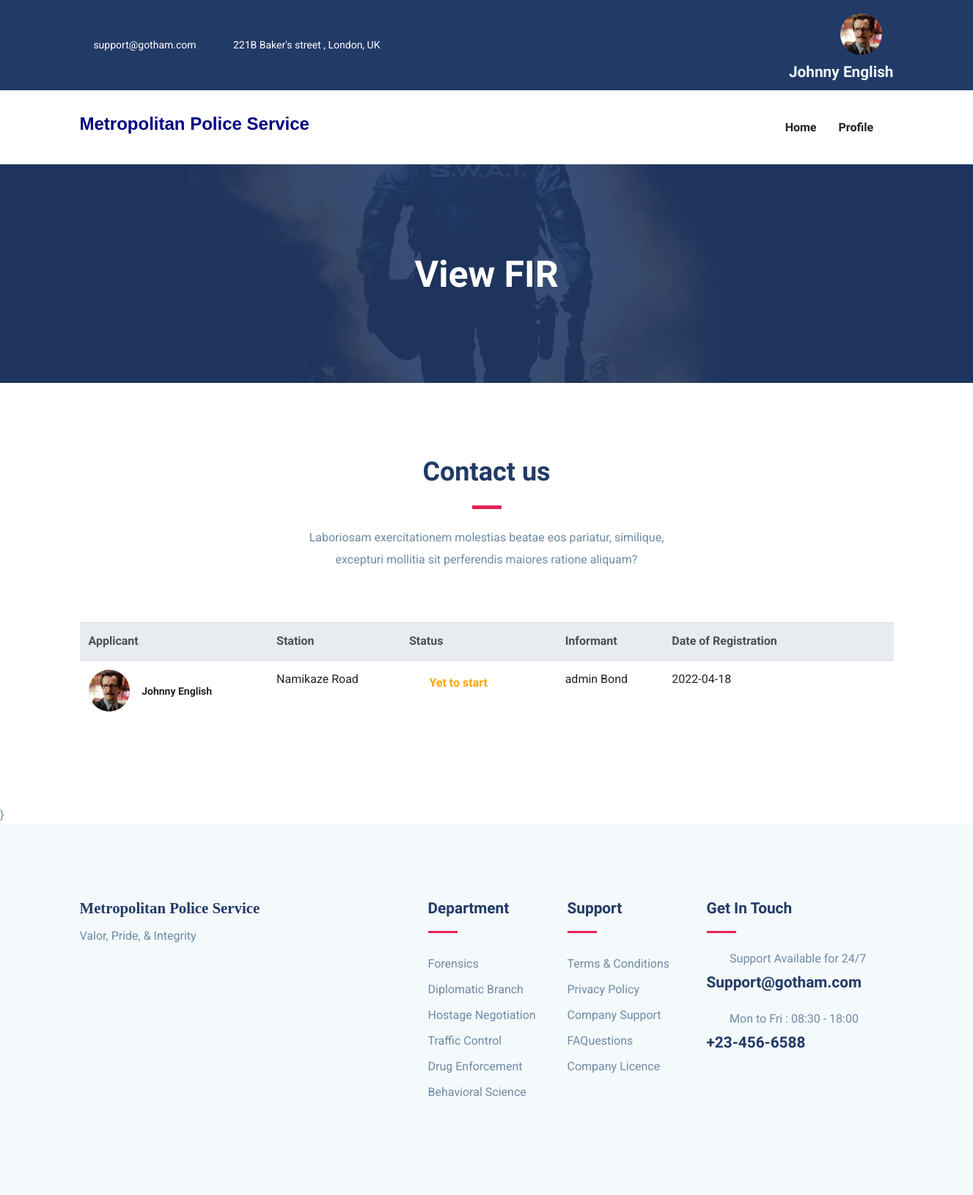
Page /view-FIR/ (signed in) on the earlier database version.
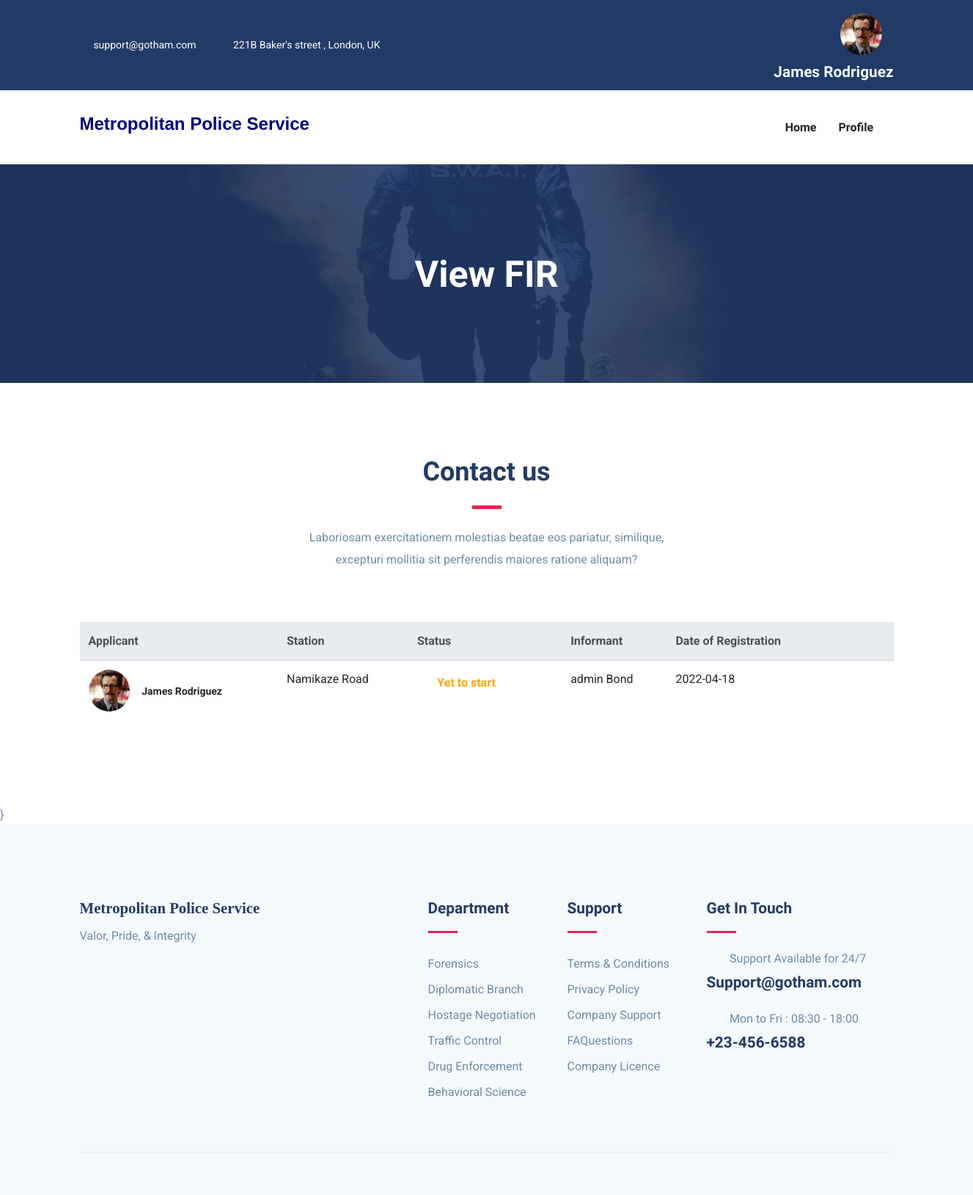
Same page on the later database version.
### myapp/models.py (models this page shows, shortened)
class User(models.Model):
    fname= models.CharField(max_length=40)
    lname= models.CharField(max_length=40)
    email= models.EmailField(unique=True)
    phone= models.CharField(max_length=40)
    password=models.CharField(max_length=10)
    pic= models.FileField(upload_to = 'Profile', default='default.jpg')

class FIR(models.Model):
    applicant= models.ForeignKey(User,on_delete=models.CASCADE)
    police= models.ForeignKey(Station,on_delete=models.CASCADE)
    date= models.CharField(max_length=50,null=True,blank=True)
    idate= models.CharField(max_length=50)
    time= models.CharField(max_length=6)
    address= models.CharField(max_length=100)
    landmark= models.CharField(max_length=50)
    charge = models.CharField(max_length=100)
    victim = models.CharField(max_length=10, null=True,blank=True)
    ifname= models.CharField(max_length=50)
    ilname= models.CharField(max_length=50)
    dob= models.CharField(max_length=50)
    iid= models.FileField(upload_to ='Informant ID', null=True,blank=True)
    iaddress= models.CharField(max_length=100)
    evi=models.FileField(upload_to='Evidence', null = True,blank=True)
    sfname=models.CharField(max_length=50, null=True,blank=True)
    slname=models.CharField(max_length=50, null=True,blank=True)
    sdetail=models.TextField(null=True,blank=True)
    status=models.BooleanField(default=False)

class Station(models.Model):
    station = models.CharField(max_length=50)
    img = models.FileField(upload_to='Station', default='police station.jpg')
    address= models.TextField(null=True, blank=True)
    def __str__(self):
        return self.station

### myapp/views.py (the view)
# urls.py: path('view-FIR/',views.view_FIR,name='view-FIR'),
def view_FIR(request):
    uid = User.objects.get(email=request.session['email'])
    FIRs= FIR.objects.filter(applicant=uid)
    return render(request,'view-FIR.html',{'uid':uid,'FIRs':FIRs})

### myapp/templates/view-FIR.html (shortened to what this page needs)
{% extends 'header1.html' %}
{% load static %}
{% block content %}
<section class="page-title back-9550">
	<div class="container">
	  <div class="row">
		<div class="col-md-12">
		  <div class="block text-center">
			<h1 class="text-capitalize mb-5 text-lg">View FIR </h1>
		  </div>
		</div>
	  </div>
	</div>
  </section>
  <section class="contact-form-wrap section">
    <div class="container">
        <div class="row justify-content-center">
            <div class="col-lg-6">
                <div class="section-title text-center">
                    <h2 class="text-md mb-2">Contact us</h2>
                    <div class="divider mx-auto my-4"></div>
                    <p class="mb-5">Laboriosam exercitationem molestias beatae eos pariatur, similique, excepturi mollitia sit perferendis maiores ratione aliquam?</p>
                </div>
            </div>
        </div>
        {% if entry == 0 %}
          <div class="row justify-content-center">
            <div class="col-lg-6">
              <div class="section-title text-center">
                  <h2 class="text-md mb-2">Contact us</h2>
                  <div class="divider mx-auto my-4"></div>
                  p class="mb-5">Laboriosam exercitationem molestias beatae eos pariatur, similique, excepturi mollitia sit perferendis maiores ratione aliquam?</p>
                  </div>
              </div>
            </div>
        {% else %}
        <div class="row">
            <div class="col-lg-12 col-md-12 col-sm-12">
            <table class="table align-items-center table-flush">
                <thead class="thead-light">
                    <tr>
                        <th scope="col" class="sort" data-sort="name">Applicant</th>
                        <th scope="col" class="sort" data-sort="budget">Station</th>
                        <th scope="col" class="sort" data-sort="status">Status</th>
                        <th scope="col">Informant</th>
                        <th scope="col">Date of Registration</th>
                        <th>          </th>
                    </tr>
                </thead>
                {% for entry in FIRs %}
                <div class="row">
                  <tbody class="list">
                      <th scope="row">
                      <div class="media align-items-center">
                          <a href="#" class="avatar rounded-circle mr-3">
                          <img alt="Image placeholder" src="{{entry.applicant.pic.url}}" style = "border-radius: 3cm; height : 1.5cm ; width : 1.5cm;">
                          </a>
                          <div class="media-body">
                          <span class="name mb-0 text-sm">{{entry.applicant.fname}} {{entry.applicant.lname}}</span>
                          </div>
                      </div>
                      </th>
                      <td class="budget">
                      {{entry.police}}
                    </td>
                      <td>
                      <span class="badge badge-dot mr-4">
                          {% if entry.status == True %}
                          <h6 style="color: #63f542;"><i class="icofont-tick-mark" style="color: #63f542; font-size: 150%;"></i> Completed</h6>
                          {% else %}
                          <h6 style="color: orange;"><i class="icofont-sand-clock" style="color: orange;font-size: 150%;" ></i> Yet to start</h6>
                          {% endif %}
                      </span>
                      </td>
                      <td>
                      {{entry.ifname}} {{entry.ilname}}
                      </td>
                      <td>
                      {{entry.idate}}
                      </td>
                      <td>
                        <div class="nav-item dropdown">
                          <a class="nav-link dropdown-toggle" data-toggle="dropdow"><i class="icofont-listine-dots"></i></a>
                        </div>
                      </td>
                  </tbody>
                  {% endfor %}
                {% endif %}
            </table>
        </div>
    </div>
</div>
</section>
{% endblock %}

### myapp/templates/header1.html (shortened to what this page needs)
{% load static %}
<!DOCTYPE html>
<html lang="zxx">
<head>
  <link rel="stylesheet" href="{% static 'plugins/bootstrap/css/bootstrap.min.css' %}">
  <link rel="stylesheet" href="{% static 'plugins/icofont/icofont.min.css' %}">
  <link rel="stylesheet" href="{% static 'plugins/slick-carousel/slick/slick.css' %}">
  <link rel="stylesheet" href="{% static 'plugins/slick-carousel/slick/slick-theme.css' %}">
  <link rel="stylesheet" href="{% static 'css/style.css' %}">
</head>
<body id="top">
<header>
	<div class="header-top-bar">
		<div class="container">
			<div class="row align-items-center">
				<div class="col-lg-6">
					<ul class="top-bar-info list-inline-item pl-0 mb-0">
						<li class="list-inline-item"><a href="mailto:support@gmail.com"><i class="icofont-support-faq mr-2"></i>support@gotham.com</a></li>
						<li class="list-inline-item"><i class="icofont-location-pin mr-2"></i>221B Baker's street , London, UK </li>
					</ul>
				</div>
				<div class="col-lg-6">
					<div class="text-lg-right top-right-bar mt-2 mt-lg-0">
						<a class="nav-link active" href="{% url 'view-profile' %}">
							{% if uid.pic.url %}
							<img src="{{uid.pic.url}}" alt = "image placeholder" style = "border-radius: 3cm; height : 1.5cm ; width : 1.5cm;">
							{% else %}
							<img src="{% static 'default.jpg' %}" alt = "image placeholder" style = "border-radius: 3cm; height : 1.5cm ; width : 1.5cm;">
							{% endif %}
						</a>
						<span class="h4" style = "color:aliceblue">{{uid.fname}} {{uid.lname}}</span>
					</div>
				</div>
			</div>
		</div>
	</div>
	<nav class="navbar navbar-expand-lg navigation" id="navbar">
		<div class="container">
				<h3 style = "font-family: sans-serif; color : navy">Metropolitan Police Service</h3>
		  <div class="collapse navbar-collapse" id="navbarmain">
			<ul class="navbar-nav ml-auto">
			  <li class="nav-item active">
				<a class="nav-link active" href="{% url 'home' %}">
					<span class="nav-link-text">Home</span>
				  </a>
			  </li>
              <li class="nav-item dropdown">
				<a class="nav-link dropdown-toggle" href="#" id="dropdown03" data-toggle="dropdown" aria-haspopup="true" aria-expanded="false">Profile<i class="icofont-thin-down"></i></a>
			  </li>
			</ul>
		  </div>
		</div>
	</nav>
</header>
{% block content %}
{% endblock %}}
<footer class="footer section gray-bg">
	<div class="container">
		<div class="row">
			<div class="col-lg-4 mr-auto col-sm-6">
				<div class="widget mb-5 mb-lg-0">
					<h4 style = " font-family:fantasy ;">Metropolitan Police Service</h4>
					<p>Valor, Pride, & Integrity</p>
					<ul class="list-inline footer-socials mt-4">
						<li class="list-inline-item"><i class="icofont-facebook"></i></li>
						<li class="list-inline-item"><i class="icofont-twitter"></i></li>
						<li class="list-inline-item"><i class="icofont-linkedin"></i></li>
					</ul>
				</div>
			</div>
			<div class="col-lg-2 col-md-6 col-sm-6">
				<div class="widget mb-5 mb-lg-0">
					<h4 class="text-capitalize mb-3">Department</h4>
					<div class="divider mb-4"></div>
					<ul class="list-unstyled footer-menu lh-35">
						<li>Forensics</li>
						<li>Diplomatic Branch</li>
						<li>Hostage Negotiation</li>
						<li>Traffic Control</li>
						<li>Drug Enforcement</li>
						<li>Behavioral Science</li>
					</ul>
				</div>
			</div>
			<div class="col-lg-2 col-md-6 col-sm-6">
				<div class="widget mb-5 mb-lg-0">
					<h4 class="text-capitalize mb-3">Support</h4>
					<div class="divider mb-4"></div>
					<ul class="list-unstyled footer-menu lh-35">
						<li><a href="#">Terms & Conditions</a></li>
						<li><a href="#">Privacy Policy</a></li>
						<li><a href="#">Company Support </a></li>
						<li><a href="#">FAQuestions</a></li>
						<li><a href="#">Company Licence</a></li>
					</ul>
				</div>
			</div>
			<div class="col-lg-3 col-md-6 col-sm-6">
				<div class="widget widget-contact mb-5 mb-lg-0">
					<h4 class="text-capitalize mb-3">Get in Touch</h4>
					<div class="divider mb-4"></div>
					<div class="footer-contact-block mb-4">
						<div class="icon d-flex align-items-center">
							<i class="icofont-email mr-3"></i>
							<span class="h6 mb-0">Support Available for 24/7</span>
						</div>
						<h4 class="mt-2">Support@gotham.com</a></h4>
					</div>
					<div class="footer-contact-block">
						<div class="icon d-flex align-items-center">
							<i class="icofont-support mr-3"></i>
							<span class="h6 mb-0">Mon to Fri : 08:30 - 18:00</span>
						</div>
						<h4 class="mt-2">+23-456-6588</h4>
					</div>
				</div>
			</div>
		</div>
		<div class="footer-btm py-4 mt-5">
		</div>
	</div>
</footer>
  </body>
  </html>

### myapp/static/css/style.css (style rules this page uses)
html { overflow-x: hidden; }
body { line-height: 1.6; font-family: "Roboto", sans-serif; -webkit-font-smoothing: antialiased; font-size: 16px; color: #6F8BA4; font-weight: 400; }
h1, .h1, h2, .h2, h3, .h3, h4, .h4, h5, .h5, h6, .h6 { font-family: "Exo", sans-serif; font-weight: 700; color: #222; }
h1, .h1 { font-size: 2.5rem; }
h2, .h2 { font-size: 44px; }
h3, .h3 { font-size: 1.5rem; }
h4, .h4 { font-size: 1.3rem; line-height: 30px; }
h6, .h6 { font-size: 1rem; }
p { line-height: 30px; }
.section { padding: 100px 0; }
.text-sm { font-size: 14px; }
.text-md { font-size: 2.25rem; }
.text-lg { font-size: 3.75rem; }
a { color: #222; text-decoration: none; transition: all .35s ease; }
.page-title { padding: 120px 0px 70px 0px; position: relative; }
.page-title .block h1 { color: #fff; }
.section-title { margin-bottom: 70px; }
.section-title h2 { color: #223a66; }
.text-lg { font-size: 50px; }
.gray-bg { background: #f4f9fc; }
#navbarmain { padding: 20px 0px; }
#navbarmain .nav-link { font-weight: 600; padding: 10px 15px; color: #222; font-family: "Exo", sans-serif; text-transform: capitalize; font-size: 16px; transition: all .25s ease; }
.dropdown-toggle::after { display: none; }
.header-top-bar { background: #223a66; font-size: 14px; padding: 10px 0px; box-shadow: 0 1px 2px rgba(0, 0, 0, 0.05); color: #fff; }
.top-bar-info li a { color: #fff; margin-right: 20px; }
.back-9550 { background: url("../images/bg/swat.jpg") no-repeat 50% 50%; background-size: cover; position: relative; }
.divider { width: 40px; height: 5px; background: #e12454; }
.lh-35 { line-height: 35px; }
.footer { padding-bottom: 10px; }
.widget .divider { height: 3px; }
.widget h4 { color: #223a66; }
.widget .footer-menu a { color: #6F8BA4; }
.footer-contact-block span { font-weight: 400; color: #6F8BA4; }
.footer-contact-block i { font-size: 20px; }
.footer-btm { border-top: 1px solid rgba(0, 0, 0, 0.06); }

Differences in the rows shown:
changed User: fname "Johnny" → "James"; lname "English" → "Rodriguez"
changed through a linked row, FIR "admin": applicant.fname "Johnny" → "James"; applicant.lname "English" → "Rodriguez"
